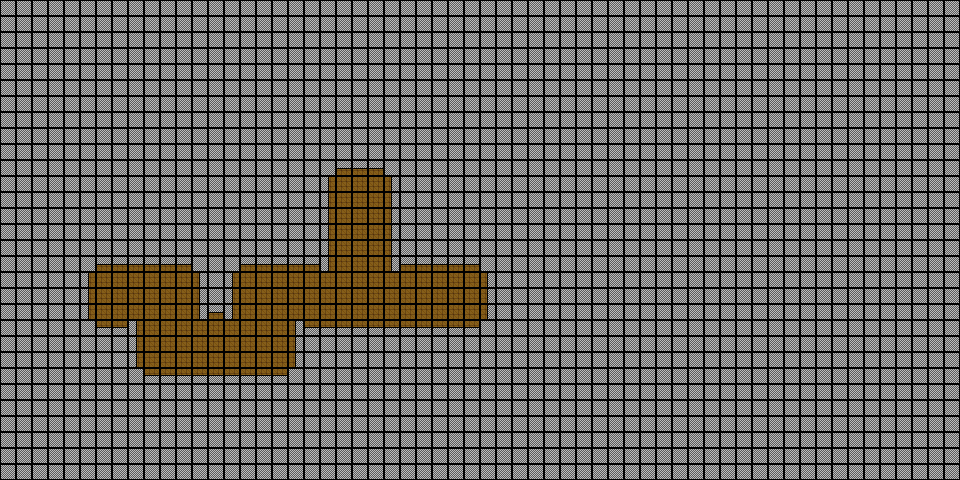

Below is a game level as drawn by its tile map, then a one-line description and the .tmx that defines it (tile-layer data replaced by summaries):
An orthogonal 60x30 tile map with 16x16 px tiles, 2 tile layers (prototype, terrain).

<map version="1.10" tiledversion="1.10.2" orientation="orthogonal" renderorder="right-down" width="60" height="30" tilewidth="16" tileheight="16" infinite="0" nextlayerid="10" nextobjectid="1">
 <tileset firstgid="1" source="Prototype_Asset_Pack.tsx" />
 <layer id="1" name="prototype" width="60" height="30">
  <data>[1800 cells, 1800 non-empty, 2 distinct tile ids]</data>
 </layer>
 <layer id="9" name="terrain" width="60" height="30">
  <data>[1800 cells, 180 non-empty, 2 distinct tile ids]</data>
 </layer>
</map>